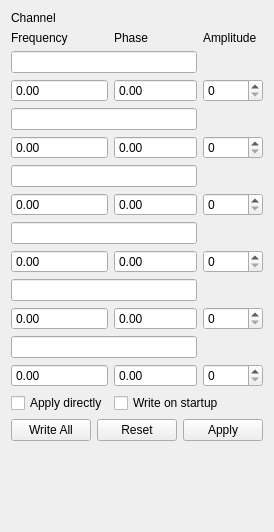
<?xml version="1.0" encoding="UTF-8"?>
<ui version="4.0">
 <class>Form</class>
 <widget class="QWidget" name="Form">
  <property name="geometry">
   <rect>
    <x>0</x>
    <y>0</y>
    <width>263</width>
    <height>532</height>
   </rect>
  </property>
  <property name="windowTitle">
   <string>Form</string>
  </property>
  <layout class="QVBoxLayout" name="verticalLayout">
   <item>
    <layout class="QGridLayout" name="gridLayout">
     <item row="9" column="0">
      <widget class="MagnitudeSpinBox" name="frequencyBox3">
       <property name="sizePolicy">
        <sizepolicy hsizetype="MinimumExpanding" vsizetype="Fixed">
         <horstretch>0</horstretch>
         <verstretch>0</verstretch>
        </sizepolicy>
       </property>
       <property name="buttonSymbols">
        <enum>QAbstractSpinBox::NoButtons</enum>
       </property>
      </widget>
     </item>
     <item row="5" column="2">
      <widget class="QSpinBox" name="amplitudeBox1">
       <property name="minimumSize">
        <size>
         <width>60</width>
         <height>0</height>
        </size>
       </property>
       <property name="maximum">
        <number>1023</number>
       </property>
      </widget>
     </item>
     <item row="5" column="1">
      <widget class="MagnitudeSpinBox" name="phaseBox1">
       <property name="sizePolicy">
        <sizepolicy hsizetype="MinimumExpanding" vsizetype="Fixed">
         <horstretch>0</horstretch>
         <verstretch>0</verstretch>
        </sizepolicy>
       </property>
       <property name="buttonSymbols">
        <enum>QAbstractSpinBox::NoButtons</enum>
       </property>
      </widget>
     </item>
     <item row="7" column="0">
      <widget class="MagnitudeSpinBox" name="frequencyBox2">
       <property name="sizePolicy">
        <sizepolicy hsizetype="MinimumExpanding" vsizetype="Fixed">
         <horstretch>0</horstretch>
         <verstretch>0</verstretch>
        </sizepolicy>
       </property>
       <property name="buttonSymbols">
        <enum>QAbstractSpinBox::NoButtons</enum>
       </property>
      </widget>
     </item>
     <item row="7" column="1">
      <widget class="MagnitudeSpinBox" name="phaseBox2">
       <property name="sizePolicy">
        <sizepolicy hsizetype="MinimumExpanding" vsizetype="Fixed">
         <horstretch>0</horstretch>
         <verstretch>0</verstretch>
        </sizepolicy>
       </property>
       <property name="buttonSymbols">
        <enum>QAbstractSpinBox::NoButtons</enum>
       </property>
      </widget>
     </item>
     <item row="5" column="0">
      <widget class="MagnitudeSpinBox" name="frequencyBox1">
       <property name="sizePolicy">
        <sizepolicy hsizetype="MinimumExpanding" vsizetype="Fixed">
         <horstretch>0</horstretch>
         <verstretch>0</verstretch>
        </sizepolicy>
       </property>
       <property name="buttonSymbols">
        <enum>QAbstractSpinBox::NoButtons</enum>
       </property>
      </widget>
     </item>
     <item row="1" column="2">
      <widget class="QLabel" name="label_3">
       <property name="text">
        <string>Amplitude</string>
       </property>
      </widget>
     </item>
     <item row="3" column="2">
      <widget class="QSpinBox" name="amplitudeBox0">
       <property name="minimumSize">
        <size>
         <width>60</width>
         <height>0</height>
        </size>
       </property>
       <property name="maximum">
        <number>1023</number>
       </property>
      </widget>
     </item>
     <item row="1" column="1">
      <widget class="QLabel" name="label_2">
       <property name="text">
        <string>Phase</string>
       </property>
      </widget>
     </item>
     <item row="1" column="0">
      <widget class="QLabel" name="label">
       <property name="text">
        <string>Frequency</string>
       </property>
      </widget>
     </item>
     <item row="0" column="0">
      <widget class="QLabel" name="label_5">
       <property name="text">
        <string>Channel</string>
       </property>
       <property name="textInteractionFlags">
        <set>Qt::LinksAccessibleByMouse</set>
       </property>
      </widget>
     </item>
     <item row="3" column="1">
      <widget class="MagnitudeSpinBox" name="phaseBox0">
       <property name="sizePolicy">
        <sizepolicy hsizetype="MinimumExpanding" vsizetype="Fixed">
         <horstretch>2</horstretch>
         <verstretch>0</verstretch>
        </sizepolicy>
       </property>
       <property name="buttonSymbols">
        <enum>QAbstractSpinBox::NoButtons</enum>
       </property>
      </widget>
     </item>
     <item row="3" column="0">
      <widget class="MagnitudeSpinBox" name="frequencyBox0">
       <property name="sizePolicy">
        <sizepolicy hsizetype="MinimumExpanding" vsizetype="Fixed">
         <horstretch>2</horstretch>
         <verstretch>0</verstretch>
        </sizepolicy>
       </property>
       <property name="buttonSymbols">
        <enum>QAbstractSpinBox::NoButtons</enum>
       </property>
      </widget>
     </item>
     <item row="7" column="2">
      <widget class="QSpinBox" name="amplitudeBox2">
       <property name="minimumSize">
        <size>
         <width>60</width>
         <height>0</height>
        </size>
       </property>
       <property name="maximum">
        <number>1023</number>
       </property>
      </widget>
     </item>
     <item row="9" column="1">
      <widget class="MagnitudeSpinBox" name="phaseBox3">
       <property name="sizePolicy">
        <sizepolicy hsizetype="MinimumExpanding" vsizetype="Fixed">
         <horstretch>0</horstretch>
         <verstretch>0</verstretch>
        </sizepolicy>
       </property>
       <property name="buttonSymbols">
        <enum>QAbstractSpinBox::NoButtons</enum>
       </property>
      </widget>
     </item>
     <item row="9" column="2">
      <widget class="QSpinBox" name="amplitudeBox3">
       <property name="minimumSize">
        <size>
         <width>60</width>
         <height>0</height>
        </size>
       </property>
       <property name="maximum">
        <number>1023</number>
       </property>
      </widget>
     </item>
     <item row="11" column="0">
      <widget class="MagnitudeSpinBox" name="frequencyBox4">
       <property name="sizePolicy">
        <sizepolicy hsizetype="MinimumExpanding" vsizetype="Fixed">
         <horstretch>0</horstretch>
         <verstretch>0</verstretch>
        </sizepolicy>
       </property>
       <property name="buttonSymbols">
        <enum>QAbstractSpinBox::NoButtons</enum>
       </property>
      </widget>
     </item>
     <item row="11" column="1">
      <widget class="MagnitudeSpinBox" name="phaseBox4">
       <property name="sizePolicy">
        <sizepolicy hsizetype="MinimumExpanding" vsizetype="Fixed">
         <horstretch>0</horstretch>
         <verstretch>0</verstretch>
        </sizepolicy>
       </property>
       <property name="buttonSymbols">
        <enum>QAbstractSpinBox::NoButtons</enum>
       </property>
      </widget>
     </item>
     <item row="11" column="2">
      <widget class="QSpinBox" name="amplitudeBox4">
       <property name="minimumSize">
        <size>
         <width>60</width>
         <height>0</height>
        </size>
       </property>
       <property name="maximum">
        <number>1023</number>
       </property>
      </widget>
     </item>
     <item row="13" column="0">
      <widget class="MagnitudeSpinBox" name="frequencyBox5">
       <property name="sizePolicy">
        <sizepolicy hsizetype="MinimumExpanding" vsizetype="Fixed">
         <horstretch>0</horstretch>
         <verstretch>0</verstretch>
        </sizepolicy>
       </property>
       <property name="buttonSymbols">
        <enum>QAbstractSpinBox::NoButtons</enum>
       </property>
      </widget>
     </item>
     <item row="13" column="1">
      <widget class="MagnitudeSpinBox" name="phaseBox5">
       <property name="sizePolicy">
        <sizepolicy hsizetype="MinimumExpanding" vsizetype="Fixed">
         <horstretch>0</horstretch>
         <verstretch>0</verstretch>
        </sizepolicy>
       </property>
       <property name="buttonSymbols">
        <enum>QAbstractSpinBox::NoButtons</enum>
       </property>
      </widget>
     </item>
     <item row="13" column="2">
      <widget class="QSpinBox" name="amplitudeBox5">
       <property name="minimumSize">
        <size>
         <width>60</width>
         <height>0</height>
        </size>
       </property>
       <property name="maximum">
        <number>1023</number>
       </property>
      </widget>
     </item>
     <item row="2" column="0" colspan="2">
      <widget class="QLineEdit" name="channelEdit0">
       <property name="sizePolicy">
        <sizepolicy hsizetype="MinimumExpanding" vsizetype="Fixed">
         <horstretch>0</horstretch>
         <verstretch>0</verstretch>
        </sizepolicy>
       </property>
       <property name="minimumSize">
        <size>
         <width>0</width>
         <height>0</height>
        </size>
       </property>
      </widget>
     </item>
     <item row="4" column="0" colspan="2">
      <widget class="QLineEdit" name="channelEdit1">
       <property name="sizePolicy">
        <sizepolicy hsizetype="MinimumExpanding" vsizetype="Fixed">
         <horstretch>0</horstretch>
         <verstretch>0</verstretch>
        </sizepolicy>
       </property>
      </widget>
     </item>
     <item row="6" column="0" colspan="2">
      <widget class="QLineEdit" name="channelEdit2">
       <property name="sizePolicy">
        <sizepolicy hsizetype="MinimumExpanding" vsizetype="Fixed">
         <horstretch>0</horstretch>
         <verstretch>0</verstretch>
        </sizepolicy>
       </property>
      </widget>
     </item>
     <item row="8" column="0" colspan="2">
      <widget class="QLineEdit" name="channelEdit3">
       <property name="sizePolicy">
        <sizepolicy hsizetype="MinimumExpanding" vsizetype="Fixed">
         <horstretch>0</horstretch>
         <verstretch>0</verstretch>
        </sizepolicy>
       </property>
      </widget>
     </item>
     <item row="10" column="0" colspan="2">
      <widget class="QLineEdit" name="channelEdit4">
       <property name="sizePolicy">
        <sizepolicy hsizetype="MinimumExpanding" vsizetype="Fixed">
         <horstretch>0</horstretch>
         <verstretch>0</verstretch>
        </sizepolicy>
       </property>
      </widget>
     </item>
     <item row="12" column="0" colspan="2">
      <widget class="QLineEdit" name="channelEdit5">
       <property name="sizePolicy">
        <sizepolicy hsizetype="MinimumExpanding" vsizetype="Fixed">
         <horstretch>0</horstretch>
         <verstretch>0</verstretch>
        </sizepolicy>
       </property>
      </widget>
     </item>
     <item row="14" column="0">
      <widget class="QCheckBox" name="autoApplyBox">
       <property name="text">
        <string>Apply directly</string>
       </property>
      </widget>
     </item>
     <item row="14" column="1" colspan="2">
      <widget class="QCheckBox" name="checkBoxWriteOnStartup">
       <property name="text">
        <string>Write on startup</string>
       </property>
      </widget>
     </item>
    </layout>
   </item>
   <item>
    <layout class="QHBoxLayout" name="horizontalLayout">
     <item>
      <spacer name="horizontalSpacer">
       <property name="orientation">
        <enum>Qt::Horizontal</enum>
       </property>
       <property name="sizeHint" stdset="0">
        <size>
         <width>40</width>
         <height>20</height>
        </size>
       </property>
      </spacer>
     </item>
     <item>
      <widget class="QPushButton" name="writeAllButton">
       <property name="text">
        <string>Write All</string>
       </property>
      </widget>
     </item>
     <item>
      <widget class="QPushButton" name="resetButton">
       <property name="text">
        <string>Reset</string>
       </property>
      </widget>
     </item>
     <item>
      <widget class="QPushButton" name="applyButton">
       <property name="text">
        <string>Apply</string>
       </property>
      </widget>
     </item>
    </layout>
   </item>
   <item>
    <spacer name="verticalSpacer">
     <property name="orientation">
      <enum>Qt::Vertical</enum>
     </property>
     <property name="sizeHint" stdset="0">
      <size>
       <width>20</width>
       <height>40</height>
      </size>
     </property>
    </spacer>
   </item>
  </layout>
 </widget>
 <customwidgets>
  <customwidget>
   <class>MagnitudeSpinBox</class>
   <extends>QDoubleSpinBox</extends>
   <header>MagnitudeSpinBox</header>
  </customwidget>
 </customwidgets>
 <resources/>
 <connections/>
</ui>
